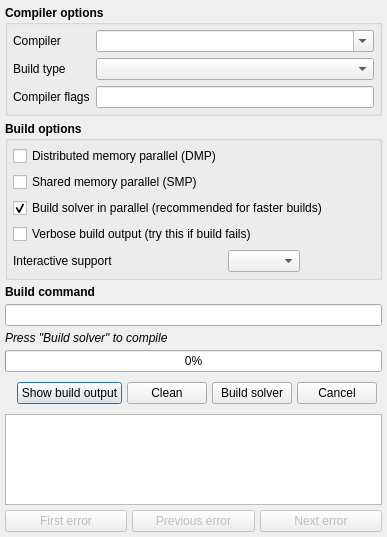
<?xml version="1.0" encoding="UTF-8"?>
<ui version="4.0">
 <class>Dialog</class>
 <widget class="QDialog" name="Dialog">
  <property name="geometry">
   <rect>
    <x>0</x>
    <y>0</y>
    <width>387</width>
    <height>537</height>
   </rect>
  </property>
  <property name="windowTitle">
   <string>Run</string>
  </property>
  <layout class="QVBoxLayout" name="verticalLayout_run_popup">
   <property name="spacing">
    <number>5</number>
   </property>
   <property name="leftMargin">
    <number>5</number>
   </property>
   <property name="topMargin">
    <number>5</number>
   </property>
   <property name="rightMargin">
    <number>5</number>
   </property>
   <property name="bottomMargin">
    <number>5</number>
   </property>
   <item>
    <widget class="QGroupBox" name="groupbox_compiler">
     <property name="font">
      <font>
       <weight>75</weight>
       <bold>true</bold>
      </font>
     </property>
     <property name="title">
      <string>Compiler options</string>
     </property>
     <property name="flat">
      <bool>true</bool>
     </property>
     <layout class="QGridLayout" name="gridLayout">
      <property name="leftMargin">
       <number>5</number>
      </property>
      <property name="topMargin">
       <number>5</number>
      </property>
      <property name="rightMargin">
       <number>5</number>
      </property>
      <property name="bottomMargin">
       <number>5</number>
      </property>
      <item row="0" column="2">
       <widget class="QLabel" name="label_compiler">
        <property name="font">
         <font>
          <weight>50</weight>
          <bold>false</bold>
         </font>
        </property>
        <property name="text">
         <string>Compiler</string>
        </property>
       </widget>
      </item>
      <item row="0" column="3">
       <widget class="QComboBox" name="combobox_compiler">
        <property name="font">
         <font>
          <weight>50</weight>
          <bold>false</bold>
         </font>
        </property>
        <property name="editable">
         <bool>true</bool>
        </property>
       </widget>
      </item>
      <item row="2" column="2">
       <widget class="QLabel" name="label_flags">
        <property name="font">
         <font>
          <weight>50</weight>
          <bold>false</bold>
         </font>
        </property>
        <property name="toolTip">
         <string>Select &quot;Custom&quot; build type to specify compiler flags</string>
        </property>
        <property name="text">
         <string>Compiler flags</string>
        </property>
       </widget>
      </item>
      <item row="2" column="3">
       <widget class="QLineEdit" name="lineedit_compiler_flags">
        <property name="font">
         <font>
          <weight>50</weight>
          <bold>false</bold>
         </font>
        </property>
        <property name="toolTip">
         <string>Select &quot;Custom&quot; build type to specify compiler flags</string>
        </property>
       </widget>
      </item>
      <item row="0" column="4">
       <layout class="QHBoxLayout" name="horizontalLayout_2"/>
      </item>
      <item row="1" column="2">
       <widget class="QLabel" name="label_buildtype">
        <property name="font">
         <font>
          <weight>50</weight>
          <bold>false</bold>
         </font>
        </property>
        <property name="text">
         <string>Build type</string>
        </property>
       </widget>
      </item>
      <item row="1" column="3">
       <widget class="QComboBox" name="combobox_buildtype">
        <property name="font">
         <font>
          <weight>50</weight>
          <bold>false</bold>
         </font>
        </property>
       </widget>
      </item>
     </layout>
    </widget>
   </item>
   <item>
    <widget class="QGroupBox" name="groupbox_options">
     <property name="font">
      <font>
       <weight>75</weight>
       <bold>true</bold>
      </font>
     </property>
     <property name="title">
      <string>Build options</string>
     </property>
     <property name="flat">
      <bool>true</bool>
     </property>
     <layout class="QGridLayout" name="gridLayout_2">
      <property name="leftMargin">
       <number>5</number>
      </property>
      <property name="topMargin">
       <number>5</number>
      </property>
      <property name="rightMargin">
       <number>5</number>
      </property>
      <property name="bottomMargin">
       <number>5</number>
      </property>
      <item row="2" column="0" colspan="3">
       <widget class="QCheckBox" name="checkbox_parallel">
        <property name="font">
         <font>
          <weight>50</weight>
          <bold>false</bold>
         </font>
        </property>
        <property name="text">
         <string>Build solver in parallel (recommended for faster builds)</string>
        </property>
        <property name="checked">
         <bool>true</bool>
        </property>
       </widget>
      </item>
      <item row="1" column="0" colspan="2">
       <widget class="QCheckBox" name="checkbox_smp">
        <property name="enabled">
         <bool>true</bool>
        </property>
        <property name="font">
         <font>
          <weight>50</weight>
          <bold>false</bold>
         </font>
        </property>
        <property name="text">
         <string>Shared memory parallel (SMP)</string>
        </property>
       </widget>
      </item>
      <item row="4" column="0" colspan="3">
       <widget class="QCheckBox" name="checkbox_verbose">
        <property name="font">
         <font>
          <weight>50</weight>
          <bold>false</bold>
         </font>
        </property>
        <property name="toolTip">
         <string>Show extra detail in build output</string>
        </property>
        <property name="text">
         <string>Verbose build output (try this if build fails)</string>
        </property>
       </widget>
      </item>
      <item row="5" column="2">
       <spacer name="horizontalSpacer_2">
        <property name="orientation">
         <enum>Qt::Horizontal</enum>
        </property>
        <property name="sizeHint" stdset="0">
         <size>
          <width>150</width>
          <height>20</height>
         </size>
        </property>
       </spacer>
      </item>
      <item row="5" column="1">
       <widget class="QComboBox" name="combobox_server">
        <property name="sizePolicy">
         <sizepolicy hsizetype="Maximum" vsizetype="Fixed">
          <horstretch>0</horstretch>
          <verstretch>0</verstretch>
         </sizepolicy>
        </property>
        <property name="font">
         <font>
          <weight>50</weight>
          <bold>false</bold>
         </font>
        </property>
       </widget>
      </item>
      <item row="5" column="0">
       <widget class="QLabel" name="label_server">
        <property name="font">
         <font>
          <weight>50</weight>
          <bold>false</bold>
         </font>
        </property>
        <property name="text">
         <string>Interactive support</string>
        </property>
       </widget>
      </item>
      <item row="0" column="0">
       <widget class="QCheckBox" name="checkbox_dmp">
        <property name="font">
         <font>
          <weight>50</weight>
          <bold>false</bold>
         </font>
        </property>
        <property name="text">
         <string>Distributed memory parallel (DMP)</string>
        </property>
       </widget>
      </item>
     </layout>
    </widget>
   </item>
   <item>
    <widget class="QLabel" name="label_command">
     <property name="font">
      <font>
       <weight>75</weight>
       <bold>true</bold>
      </font>
     </property>
     <property name="text">
      <string>Build command</string>
     </property>
    </widget>
   </item>
   <item>
    <widget class="QLineEdit" name="lineedit_build_command">
     <property name="readOnly">
      <bool>true</bool>
     </property>
    </widget>
   </item>
   <item>
    <widget class="QLabel" name="label_progress">
     <property name="font">
      <font>
       <italic>true</italic>
      </font>
     </property>
     <property name="text">
      <string>Press &quot;Build solver&quot; to compile</string>
     </property>
    </widget>
   </item>
   <item>
    <widget class="QProgressBar" name="progressbar">
     <property name="value">
      <number>0</number>
     </property>
    </widget>
   </item>
   <item>
    <widget class="QWidget" name="widget_2" native="true">
     <layout class="QHBoxLayout" name="horizontalLayout">
      <property name="spacing">
       <number>5</number>
      </property>
      <property name="leftMargin">
       <number>5</number>
      </property>
      <property name="topMargin">
       <number>5</number>
      </property>
      <property name="rightMargin">
       <number>5</number>
      </property>
      <property name="bottomMargin">
       <number>5</number>
      </property>
      <item>
       <spacer name="horizontalSpacer">
        <property name="orientation">
         <enum>Qt::Horizontal</enum>
        </property>
        <property name="sizeHint" stdset="0">
         <size>
          <width>40</width>
          <height>20</height>
         </size>
        </property>
       </spacer>
      </item>
      <item>
       <widget class="QPushButton" name="pushbutton_show_out">
        <property name="text">
         <string>Show build output</string>
        </property>
       </widget>
      </item>
      <item>
       <widget class="QPushButton" name="pushbutton_clean">
        <property name="text">
         <string>Clean</string>
        </property>
       </widget>
      </item>
      <item>
       <widget class="QPushButton" name="pushbutton_build">
        <property name="text">
         <string>Build solver</string>
        </property>
       </widget>
      </item>
      <item>
       <widget class="QPushButton" name="pushbutton_cancel">
        <property name="text">
         <string>Cancel</string>
        </property>
       </widget>
      </item>
     </layout>
    </widget>
   </item>
   <item>
    <widget class="QTextBrowser" name="textbrowser">
     <property name="font">
      <font>
       <family>Courier New</family>
      </font>
     </property>
    </widget>
   </item>
   <item>
    <layout class="QHBoxLayout" name="layout_error_buttons">
     <item>
      <widget class="QPushButton" name="button_first_error">
       <property name="enabled">
        <bool>false</bool>
       </property>
       <property name="text">
        <string>First error</string>
       </property>
      </widget>
     </item>
     <item>
      <widget class="QPushButton" name="button_prev_error">
       <property name="enabled">
        <bool>false</bool>
       </property>
       <property name="text">
        <string>Previous error</string>
       </property>
      </widget>
     </item>
     <item>
      <widget class="QPushButton" name="button_next_error">
       <property name="enabled">
        <bool>false</bool>
       </property>
       <property name="text">
        <string>Next error</string>
       </property>
      </widget>
     </item>
    </layout>
   </item>
  </layout>
 </widget>
 <tabstops>
  <tabstop>combobox_compiler</tabstop>
  <tabstop>combobox_buildtype</tabstop>
  <tabstop>lineedit_compiler_flags</tabstop>
  <tabstop>checkbox_smp</tabstop>
  <tabstop>checkbox_parallel</tabstop>
  <tabstop>checkbox_verbose</tabstop>
  <tabstop>combobox_server</tabstop>
  <tabstop>lineedit_build_command</tabstop>
  <tabstop>pushbutton_show_out</tabstop>
  <tabstop>pushbutton_clean</tabstop>
  <tabstop>pushbutton_build</tabstop>
  <tabstop>pushbutton_cancel</tabstop>
  <tabstop>textbrowser</tabstop>
  <tabstop>button_first_error</tabstop>
  <tabstop>button_prev_error</tabstop>
  <tabstop>button_next_error</tabstop>
 </tabstops>
 <resources/>
 <connections/>
</ui>
